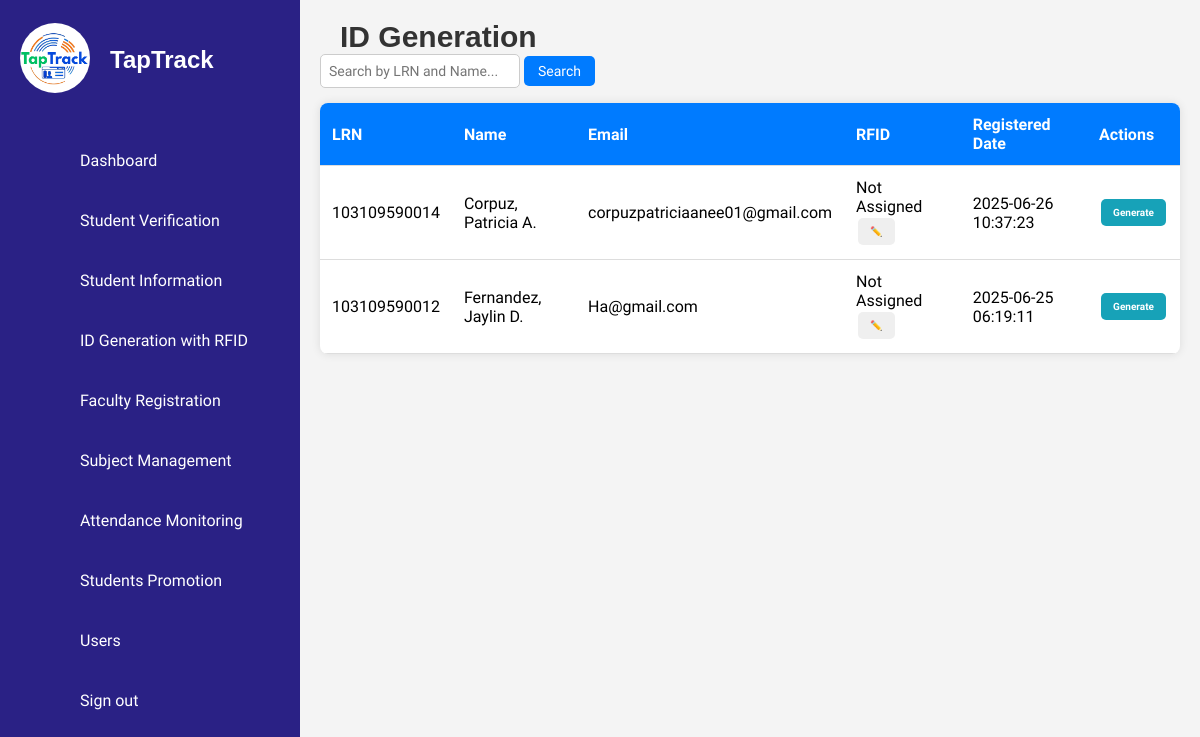
/ISIERA/id_generate.php (signed in), run on an earlier commit of the app's database.
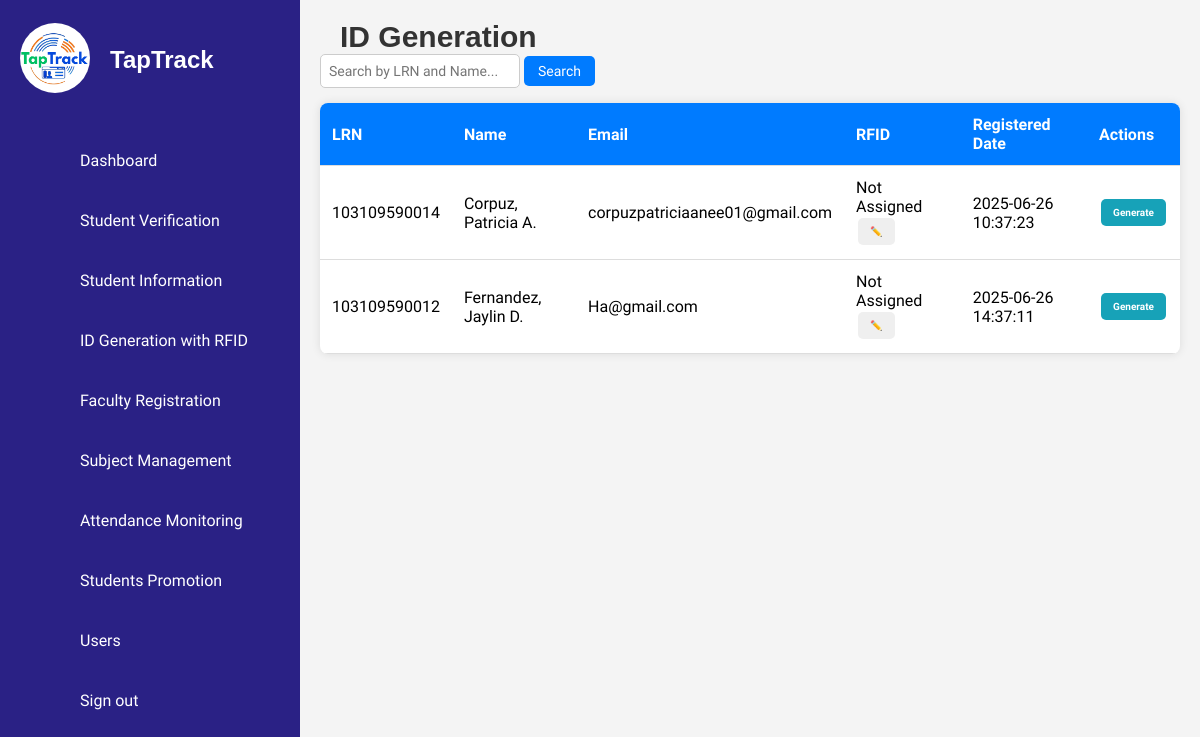
And on a later commit of the database.
### tables this page shows
CREATE TABLE `students` (
  `id` int(11) NOT NULL,
  `first_name` varchar(50) NOT NULL,
  `middle_name` varchar(50) DEFAULT NULL,
  `last_name` varchar(50) NOT NULL,
  `lrn` varchar(12) NOT NULL,
  `date_of_birth` date NOT NULL,
  `gender` enum('Male','Female') NOT NULL,
  `citizenship` varchar(50) NOT NULL,
  `address` text NOT NULL,
  `contact_number` varchar(15) NOT NULL,
  `email` varchar(100) NOT NULL,
  `guardian_name` varchar(100) NOT NULL,
  `guardian_contact` varchar(15) NOT NULL,
  `guardian_address` varchar(250) NOT NULL,
  `guardian_relationship` varchar(50) NOT NULL,
  `elementary_school` varchar(100) NOT NULL,
  `year_graduated` year(4) NOT NULL,
  `birth_certificate` varchar(255) NOT NULL,
  `id_photo` varchar(255) NOT NULL,
  `good_moral` varchar(255) DEFAULT NULL,
  `student_signature` varchar(255) NOT NULL,
  `section` varchar(50) DEFAULT NULL,
  `school_year` varchar(9) NOT NULL,
  `grade_level` varchar(20) DEFAULT NULL,
  `student_type` enum('Regular Student','STI Student') DEFAULT NULL,
  `verified_at` timestamp NOT NULL DEFAULT current_timestamp(),
  `created_at` timestamp NOT NULL DEFAULT current_timestamp(),
  `rfid` varchar(50) DEFAULT NULL,
  `mobile_verified` tinyint(1) DEFAULT 0
);

### ISIERA/id_generate.php (the view, shortened to what this page needs)
<?php
include 'db_connection.php';
$sql = "SELECT lrn, first_name, middle_name, last_name, email, rfid, created_at, student_type, section, grade_level
        FROM students
        WHERE 1=1";
$sql .= " ORDER BY LOWER(last_name), LOWER(first_name), LOWER(middle_name)";
$result = mysqli_query($conn, $sql);
$students = [];
while ($row = mysqli_fetch_assoc($result)) {
    $students[] = $row;
}
function capitalizeNamePart($name) {
    return mb_convert_case($name, MB_CASE_TITLE, "UTF-8");
}
?>
<!DOCTYPE html>
<html lang="en">
<head>
    <link rel="stylesheet" href="assets/css/style.css" />
    <link rel="stylesheet" href="assets/css/ids.css" />
    <link rel="stylesheet" href="assets/css/rfid.css" />
</head>
<body>
<?php include('sidebar.php'); ?>
<div class="main-content">
    <h2>ID Generation</h2>
    <div class="search-container">
        <form id="searchForm" onsubmit="return handleSearch(event)">
            <input type="text" id="searchInput" placeholder="Search by LRN and Name...">
            <button type="submit">Search</button>
        </form>
    </div>
    <table class="student-table">
        <thead>
            <tr>
                <th>LRN</th>
                <th>Name</th>
                <th>Email</th>
                <th>RFID</th>
                <th>Registered Date</th>
                <th>Actions</th>
            </tr>
        </thead>
        <tbody id="studentTableBody">
            <?php if (count($students) > 0): ?>
                <?php foreach ($students as $row): ?>
                    <?php
                        $lastName = capitalizeNamePart($row['last_name']);
                        $firstName = capitalizeNamePart($row['first_name']);
                        $middleInitial = $row['middle_name'] ? strtoupper(mb_substr($row['middle_name'], 0, 1)) . '.' : '';
                        $full_name = "$lastName, $firstName" . ($middleInitial ? " $middleInitial" : '');
                    ?>
                    <tr>
                        <td><?= htmlspecialchars($row['lrn']) ?></td>
                        <td><?= htmlspecialchars($full_name) ?></td>
                        <td><?= htmlspecialchars($row['email']) ?></td>
                        <td>
                            <span class="rfid-value" data-lrn="<?= htmlspecialchars($row['lrn']) ?>">
                                <?= htmlspecialchars($row['rfid'] ?? 'Not Assigned') ?>
                            </span>
                            <button class="edit-rfid-btn" data-lrn="<?= htmlspecialchars($row['lrn']) ?>">✏️</button>
                        </td>
                        <td><?= htmlspecialchars($row['created_at']) ?></td>
                        <td>
                            <button class="generate-btn" data-lrn="<?= htmlspecialchars($row['lrn']) ?>">Generate</button>
                        </td>
                    </tr>
                <?php endforeach; ?>
            <?php else: ?>
                <tr><td colspan="6">No data available.</td></tr>
            <?php endif; ?>
        </tbody>
    </table>
</div>
</body>
</html>

### ISIERA/sidebar.php (shortened to what this page needs)
<?php
$userRole = $_SESSION['user_role'] ?? '';
?>
<div class="container">
    <div class="navigation">
        <ul>
            <li class="brand-logo">
                <a href="#">
                    <div class="logo-container">
                        <img src="assets/imgs/logo.png">
                    </div>
                    <span class="title">TapTrack</span>
                </a>
            </li>
            <?php if ($userRole !== 'counselor'): ?>
                <li>
                    <a href="dashboard.php">
                        <span class="icon"><ion-icon name="home-outline"></ion-icon></span>
                        <span class="title">Dashboard</span>
                    </a>
                </li>
            <?php endif; ?>
            <?php if ($userRole === 'counselor' || $userRole === 'admin' || $userRole === 'superadmin'): ?>
                <li>
                    <a href="student_verification.php">
                        <span class="icon"><ion-icon name="checkmark-done-circle-outline"></ion-icon></span>
                        <span class="title">Student Verification</span>
                    </a>
                </li>
                <li>
                    <a href="student_details.php">
                        <span class="icon"><ion-icon name="people-circle-outline"></ion-icon> </span>
                        <span class="title">Student Information</span>
                    </a>
                </li>
                <li>
                    <a href="id_generation.php">
                        <span class="icon"><ion-icon name="card-outline"></ion-icon></span>
                        <span class="title">ID Generation with RFID</span>
                    </a>
                </li>
            <?php endif; ?>
            <?php if ($userRole !== 'counselor'): ?>
                <li>
                    <a href="faculty_registration.php">
                        <span class="icon"><ion-icon name="school-outline"></ion-icon></span>
                        <span class="title">Faculty Registration</span>
                    </a>
                </li>
                <li>
                    <a href="subject_management.php">
                        <span class="icon"><ion-icon name="library-outline"></ion-icon></span>
                        <span class="title">Subject Management</span>
                    </a>
                </li>
                <li>
                    <a href="attendance_monitoring.php">
                        <span class="icon"><ion-icon name="stats-chart-outline"></ion-icon></span>
                        <span class="title">Attendance Monitoring</span>
                    </a>
                </li>
                <li>
                    <a href="student_promotion.php">
                        <span class="icon"><ion-icon name="ribbon-outline"></ion-icon></span>
                        <span class="title">Students Promotion</span>
                    </a>
                </li>
            <?php endif; ?>
            <?php if ($userRole === 'superadmin'): ?>
            <li>
            <a href="user.php">
            <span class="icon"><ion-icon name="person-outline"></ion-icon></span>
            <span class="title">Users</span>
            </a>
            </li>
            <?php endif; ?>
            <li>
                <a href="index.php">
                    <span class="icon"><ion-icon name="log-in-outline"></ion-icon></span>
                    <span class="title">Sign out</span>
                </a>
            </li>
        </ul>
    </div>
</div>

### ISIERA/assets/css/style.css (style rules this page uses)
* { font-family: 'Ubuntu', sans-serif; margin: 0; padding: 0; box-sizing: border-box; }
:root { --blue: #2a2185; --white: #fff; --gray: #f5f5f5; --black1: #222; --black2: #999; }
body { min-height: 100vh; overflow-x: hidden; }
.container { position: relative; width: 100%; }
.navigation { position: fixed; width: 300px; height: 100%; background: var(--blue); border-left: 10px solid var(--blue); transition: 0.5s; overflow: hidden; overflow-y: auto; scrollbar-width: none; -ms-overflow-style: none; }
.navigation ul { position: absolute; top: 0; left: 0; width: 100%; }
.navigation ul li { position: relative; width: 100%; list-style: none; border-top-left-radius: 30px; border-bottom-left-radius: 30px; }
.navigation ul li:nth-child(1) { margin-bottom: 40px; pointer-events: none; text-align: center; }
.navigation ul li a { display: flex; align-items: center; text-decoration: none; color: var(--white); height: 60px; }
.navigation ul li a .icon { min-width: 60px; height: 60px; display: flex; align-items: center; justify-content: center; }
.navigation ul li a .title { display: flex; align-items: center; padding-left: 10px; white-space: nowrap; }
.logo-container img { width: 70px; height: 70px; border-radius: 50%; object-fit: cover; }
.brand-logo { display: flex; align-items: center; justify-content: start; padding-left: 10px; padding-top: 30px; }
.brand-logo .title { font-size: 1.5rem; font-weight: 600; font-family: 'Poppins', sans-serif; color: var(--white); margin-left: 10px; white-space: nowrap; }
.main-content { margin-left: 300px; padding: 20px; background-color: #f4f4f4; min-height: 100vh; overflow-x: hidden; width: calc(100% - 300px); }
.main-content h2 { text-align: left; margin-left: 20px; font-family: 'Arial', sans-serif; font-weight: 600; color: #333; font-size: 30px; }
.search-container { display: flex; justify-content: space-between; align-items: flex-start; margin-bottom: 15px; flex-wrap: wrap; gap: 5px; }
.search-container input { width: 200px; padding: 8px; border: 1px solid #ccc; border-radius: 5px; font-size: 14px; }
.search-container button { padding: 7px 14px; background-color: #007bff; color: white; border: none; border-radius: 5px; cursor: pointer; font-size: 14px; }
.student-table { width: 100%; border-collapse: collapse; background: white; border-radius: 8px; overflow: hidden; box-shadow: 0 0 10px rgba(0, 0, 0, 0.1); }
.student-table td { text-align: center; vertical-align: middle; padding: 10px; }
.student-table td button { display: inline-flex; padding: 8px 12px; margin: 2px; border: none; border-radius: 5px; font-size: 10px; cursor: pointer; transition: 0.3s; }
.student-table th, .student-table td { padding: 12px; text-align: left; border-bottom: 1px solid #ddd; }
.student-table th { background-color: #007bff; color: white; }
.generate-btn { padding: 8px 16px; border: none; border-radius: 5px; cursor: pointer; font-size: 14px; background-color: #17a2b8; color: white; font-weight: bold; transition: background-color 0.3s ease; }

What changed in the data, as far as the page shows it:
removed students: lrn "103109590012", full_name "Fernandez, Jaylin D.", email "Ha@gmail.com", rfid "Not Assigned", created_at "2025-06-25 06:19:11"
added students: lrn "103109590012", full_name "Fernandez, Jaylin D.", email "Ha@gmail.com", rfid "Not Assigned", created_at "2025-06-26 14:37:11"
